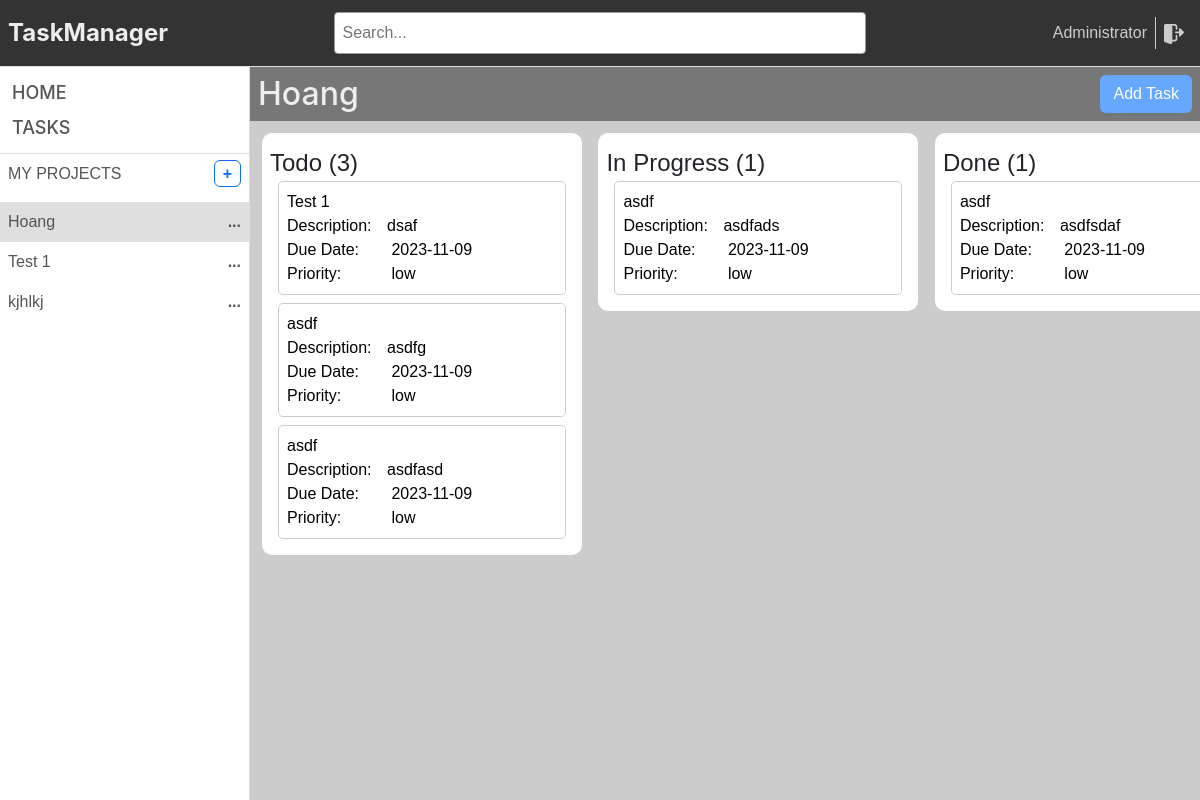
Before: /projects/1 (signed in) with the older database file.
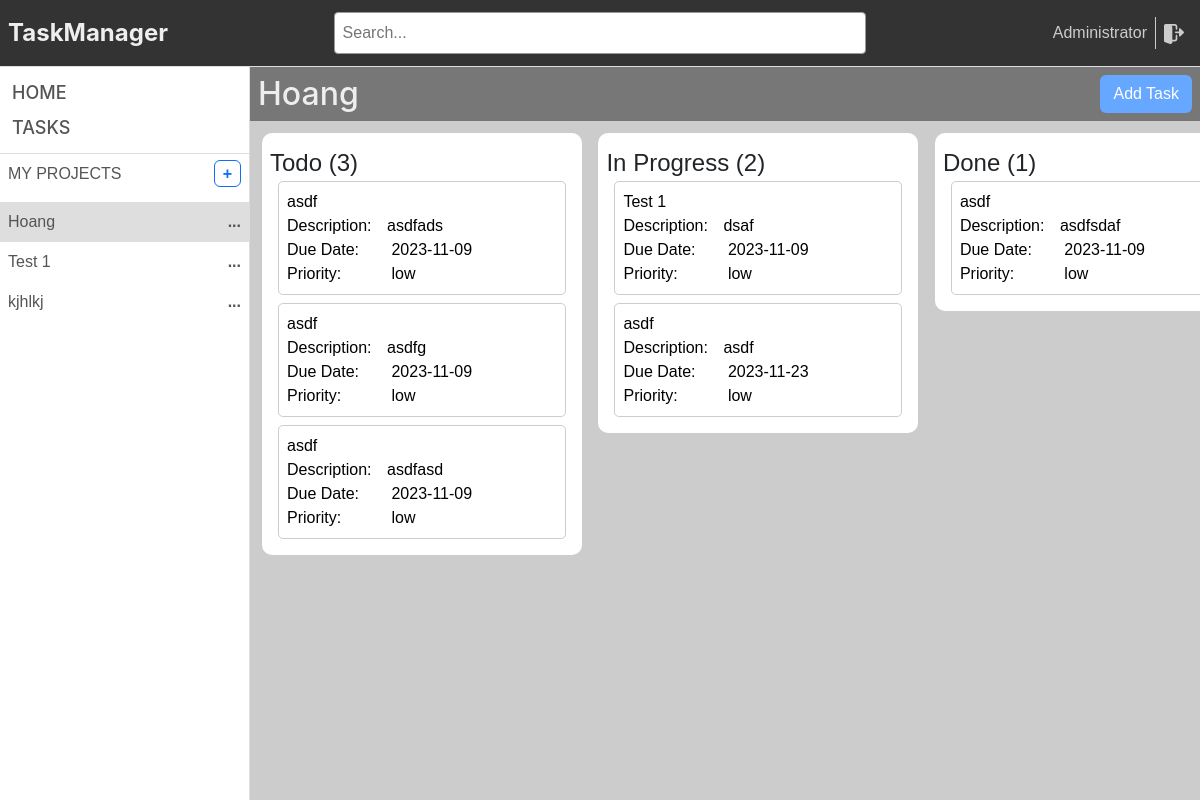
After: the same page with the newer database file.
### task_management/models.py (models this page shows, shortened)
class Project(db.Model):
    __tablename__ = 'project'
    id = db.Column(db.Integer, primary_key=True)
    name = db.Column(db.String(255))
    description = db.Column(db.Text)
    status = db.Column(db.String(100))
    active = db.Column(db.Boolean, default=True)
    sequence = db.Column(db.Integer)
    manager_id = db.Column(db.Integer, db.ForeignKey('user.id'))
    date_start = db.Column(db.Date)
    date_end = db.Column(db.Date)
    created_at = db.Column(db.DateTime, default=db.func.current_timestamp())
    updated_at = db.Column(db.DateTime, default=db.func.current_timestamp())
    create_uid = db.Column(db.Integer, default=0)
    write_uid = db.Column(db.Integer, default=0)
    tasks = db.relationship('Task', backref='project')
    progress = db.Column(db.Float)

class Task(db.Model):
    __tablename__ = 'task'
    id = db.Column(db.Integer, primary_key=True)
    project_id = db.Column(db.Integer, db.ForeignKey('project.id'))
    user_id = db.Column(db.Integer, db.ForeignKey('user.id'))
    status = db.Column(db.String(100))
    name = db.Column(db.String(255))
    description = db.Column(db.Text)
    active = db.Column(db.Boolean, default=True)
    priority = db.Column(db.Integer)
    sequence = db.Column(db.Integer)
    date_start = db.Column(db.Date)
    date_end = db.Column(db.Date)
    created_at = db.Column(db.DateTime, default=db.func.current_timestamp())
    updated_at = db.Column(db.DateTime, default=db.func.current_timestamp())

### task_management/project/views.py (the view)
@project_blueprint.route('/<int:project_id>', methods=['GET'])
@login_required
def project_by_id(project_id):
    project = db.get_or_404(Project, ident=project_id)
    session['active_project_id'] = project.id
    tasks = Task.query.filter(Task.project_id == project_id).all()
    task_list = get_task_list(tasks)
    return index(project_id=project, task_list=task_list)

### task_management/models.py (called while the page is built)
@login_manager.user_loader
def load_user(user_id):
    return User.query.get(int(user_id))

### task_management/routes.py (called while the page is built)
def login_required(f):
    @wraps(f)
    def decorated_function(*args, **kwargs):
        if not current_user.is_authenticated:
            return redirect(url_for('login'))
        return f(*args, **kwargs)
    return decorated_function

@app.route('/')
@login_required
def index(project_id=None, task_list=None, task_id=None):
    projects = Project.query.filter(Project.manager_id == current_user.id).all()
    mode = session.get('mode', '')
    if session.get('active_project_id'):
        project_id = Project.query.get(session.get('active_project_id'))
    return render_template('index.html',
                           projects=projects,
                           mode=mode,
                           active_project_id=project_id,
                           task_id=task_id,
                           task_list=task_list)

### task_management/templates/index.html (shortened to what this page needs)
<!DOCTYPE html>
<html lang="en">
<head>
    <link rel="stylesheet" href="https://cdn.jsdelivr.net/npm/bootstrap@5.2.3/dist/css/bootstrap.min.css"
>
    <link href="{{ url_for('static', filename='css/styles.css') }}" rel="stylesheet" type="text/css">
    <link href="{{ url_for('static', filename='css/default.css') }}" rel="stylesheet" type="text/css">
</head>
<body style="height: 100vh;max-height: 100%">
<div style="background: white" class="d-flex flex-column h-100">
    {% include 'header.html' %}
    <div class="d-flex" style="flex: 1;overflow: hidden">
        {% include 'sidebar.html' %}
        {% include 'content.html' %}
    </div>
</div>
</body>
</html>

### task_management/templates/sidebar.html (shortened to what this page needs)
<div class="sidebar box-shadow">
    <div class="d-flex flex-column justify-content-between p-2"
         style="border-bottom: 1px solid #dddddd">
        <div class="sidebar-item">
            Home
        </div>
        <a href="{{ url_for('tasks.tasks') }}">
            <div class="sidebar-item">
                Tasks
            </div>
        </a>
    </div>
    <div class="sidebar-content">
        <div id="my-projects" class="m-1 p-1 d-flex justify-content-between sidebar-content-header">
            <span>my projects</span>
            <a href="{{ url_for('projects.new_project') }}">
                <span class="add-project border border-primary py-1 px-2 rounded-2">
                    +
                </span>
            </a>
        </div>
        <div class="project-list">
            {% for project in projects %}
                {% if project.id == session.active_project_id %}
                    <div class="project-item active"
                         onclick="window.location.href='{{ url_for('projects.project_by_id', project_id=project.id) }}'">
                        <p>{{ project.name }}</p>
                        <span>...</span>
                    </div>
                {% else %}
                    <div class="project-item"
                         onclick="window.location.href='{{ url_for('projects.project_by_id', project_id=project.id) }}'">
                        <p>{{ project.name }}</p>
                        <span>...</span>
                    </div>
                {% endif %}
            {% endfor %}
        </div>
    </div>
</div>

### task_management/templates/content.html
<div class="content" id="content-window">
    {% if task_id != None %}
        <div class="content-header">
            <h2>{{ task_id.name }}</h2>
        </div>
        <div class="d-flex justify-content-between">
            {% if mode != 'edit' %}
                <button class="btn btn-primary btn-sm" onclick="editTask({{ task_id.id }})">
                    Edit Task
                </button>
            {% else %}
                <div class="m-1">
                    <button class="btn btn-primary btn-sm" type="submit" onclick="saveTask({{ task_id.id }})">
                        Save Task
                    </button>
                    <button class="btn btn-danger btn-sm" onclick="window.location.href='/tasks/{{ task_id.id }}'">
                        Cancel
                    </button>
                </div>
            {% endif %}
            <div>
                <button id="todo" class="btn {% if task_id.status == 'todo' %} btn-primary {% endif %} btn-sm"
                        onclick="updateTaskStatus('{{ task_id.id }}', 'todo')">
                    To Do
                </button>
                <button id="in-progress"
                        class="btn {% if task_id.status == 'in-progress' %} btn-primary {% endif %} btn-sm"
                        onclick="updateTaskStatus('{{ task_id.id }}', 'in-progress')">
                    In Progress
                </button>
                <button id="done" class="btn {% if task_id.status == 'done' %} btn-primary {% endif %} btn-sm"
                        onclick="updateTaskStatus('{{ task_id.id }}', 'done')">
                    Done
                </button>
            </div>
        </div>
        <div class="row">
            <div class="col-6 d-flex flex-column">
                <div>
                    <label for="name">Task Name:</label>
                    <input type="text" id="name" name="name" value="{{ task_id.name }}" {% if mode != 'edit' %}
                           disabled {% endif %}/>
                </div>
                <div>
                    <label for="active">Active:</label>
                    <input type="checkbox" id="active" name="active" {% if task_id.active %}
                           checked {% endif %} {% if mode != 'edit' %} disabled {% endif %}/>
                </div>
                <div>
                    <label for="priority">Priority:</label>
                    <select id="priority" name="priority" {% if mode != 'edit' %} disabled {% endif %}>
                        <option value="low" {% if task_id.priority == 'low' %} selected {% endif %}>Low</option>
                        <option value="medium" {% if task_id.priority == 'medium' %} selected {% endif %}>Medium
                        </option>
                        <option value="high" {% if task_id.priority == 'high' %} selected {% endif %}>High</option>
                    </select>
                </div>
            </div>
            <div class="col-6 d-flex flex-column">
                <div>
                    <label for="project_id">Project:</label>
                    <select id="project_id" name="project_id" {% if mode != 'edit' %} disabled {% endif %}>
                        {% for project in projects %}
                            <option value="{{ project.id }}" {% if task_id.project_id == project.id %} selected
                            {% endif %}>{{ project.name }}</option>
                        {% endfor %}
                    </select>
                </div>
                <div>
                    <label for="status">Status:</label>
                    <select id="status" name="status" {% if mode != 'edit' %} disabled {% endif %}>
                        <option value="todo" {% if task_id.status == 'todo' %} selected {% endif %}>To Do</option>
                        <option value="in-progress" {% if task_id.status == 'in-progress' %} selected {% endif %}>
                            In Progress
                        </option>
                        <option value="done" {% if task_id.status == 'done' %} selected {% endif %}>Done</option>
                    </select>
                </div>
                <div>
                    <label for="date_start">Start Date:</label>
                    <input type="date" id="date_start" name="date_start" value="{{ task_id.date_start }}"
                            {% if mode != 'edit' %} disabled {% endif %}/>
                </div>
                <div>
                    <label for="date_end">Due Date:</label>
                    <input type="date" id="date_end" name="date_end" value="{{ task_id.date_end }}"
                            {% if mode != 'edit' %} disabled {% endif %}/>
                </div>
            </div>
        </div>
        <div class="m-2 p-2 border border-2 rounded-3" id="description" contenteditable="{{ mode == 'edit' }}">
            {{ task_id.description or 'Description' }}
        </div>
    {% elif task_list != None %}
        <div class="content-header">
            <h2>{{ active_project_id.name }}</h2>
            <button class="btn" onclick="window.location.href='/tasks/new'">
                Add Task
            </button>
        </div>
        <div class="project">
            {% for state, tasks in task_list.items() %}
                <div class="project-col">
                    <div class="project-header">
                        <h4>{{ state.replace('-', ' ') }} ({{ tasks|length }})</h4>
                    </div>
                    <div id="{{ state }}" class="project-detail">
                        {% for task in tasks %}
                            <div class="task" id="{{ task.id }}">
                                <div class="task-box">
                                    <a href="{{ url_for('tasks.task_by_id', task_id=task.id) }}">
                                        <div class="task-name">
                                            {{ task.name }}
                                        </div>
                                        <div>
                                            <label>Description:</label>{{ task.description or '' }}
                                        </div>
                                        <div>
                                            <label>Due Date:</label> {{ task.date_end }}
                                        </div>
                                        <div>
                                            <label>Priority:</label> {{ task.priority }}
                                        </div>
                                    </a>
                                </div>
                            </div>
                        {% endfor %}
                    </div>
                </div>
            {% endfor %}
        </div>
    {% else %}
        <h3 class="font-inter p-2">
            No active project
        </h3>
    {% endif %}
</div>

Changed rows visible on the page:
changed Task "asdfads": moves from the list under "In Progress" to the list under "Todo"
changed Task "Test 1": moves from the list under "Todo" to the list under "In Progress"
added Task: name "asdf", description "asdf", date_end "2023-11-23", priority "low", shown under "In Progress"
Other visible differences:
new list line: "In Progress ( 2 )"
list line gone: "In Progress ( 1 )"
